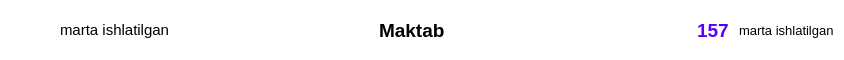
<?xml version="1.0" encoding="UTF-8"?>
<ui version="4.0">
 <class>Frame</class>
 <widget class="QFrame" name="Frame">
  <property name="geometry">
   <rect>
    <x>0</x>
    <y>0</y>
    <width>844</width>
    <height>60</height>
   </rect>
  </property>
  <property name="minimumSize">
   <size>
    <width>0</width>
    <height>60</height>
   </size>
  </property>
  <property name="maximumSize">
   <size>
    <width>16777215</width>
    <height>60</height>
   </size>
  </property>
  <property name="windowTitle">
   <string>Frame</string>
  </property>
  <property name="styleSheet">
   <string notr="true">background-color: rgb(255, 255, 255);
border-radius: 15px;</string>
  </property>
  <layout class="QHBoxLayout" name="horizontalLayout">
   <property name="spacing">
    <number>10</number>
   </property>
   <property name="leftMargin">
    <number>10</number>
   </property>
   <property name="topMargin">
    <number>10</number>
   </property>
   <property name="rightMargin">
    <number>10</number>
   </property>
   <property name="bottomMargin">
    <number>10</number>
   </property>
   <item>
    <widget class="QLabel" name="label_3">
     <property name="minimumSize">
      <size>
       <width>40</width>
       <height>40</height>
      </size>
     </property>
     <property name="maximumSize">
      <size>
       <width>40</width>
       <height>40</height>
      </size>
     </property>
     <property name="styleSheet">
      <string notr="true">border:none;</string>
     </property>
     <property name="text">
      <string/>
     </property>
     <property name="pixmap">
      <pixmap resource="../resource.qrc">:/newPrefix/images/doc.png</pixmap>
     </property>
     <property name="scaledContents">
      <bool>true</bool>
     </property>
    </widget>
   </item>
   <item>
    <widget class="QLabel" name="label_file">
     <property name="sizePolicy">
      <sizepolicy hsizetype="Expanding" vsizetype="Expanding">
       <horstretch>0</horstretch>
       <verstretch>0</verstretch>
      </sizepolicy>
     </property>
     <property name="font">
      <font>
       <pointsize>11</pointsize>
      </font>
     </property>
     <property name="text">
      <string>marta ishlatilgan</string>
     </property>
     <property name="wordWrap">
      <bool>true</bool>
     </property>
    </widget>
   </item>
   <item>
    <widget class="QLabel" name="label_word">
     <property name="sizePolicy">
      <sizepolicy hsizetype="Expanding" vsizetype="Expanding">
       <horstretch>0</horstretch>
       <verstretch>0</verstretch>
      </sizepolicy>
     </property>
     <property name="font">
      <font>
       <pointsize>14</pointsize>
       <weight>75</weight>
       <bold>true</bold>
      </font>
     </property>
     <property name="text">
      <string>Maktab</string>
     </property>
     <property name="wordWrap">
      <bool>true</bool>
     </property>
    </widget>
   </item>
   <item>
    <widget class="QLabel" name="label_word_count">
     <property name="font">
      <font>
       <pointsize>14</pointsize>
       <weight>75</weight>
       <bold>true</bold>
      </font>
     </property>
     <property name="styleSheet">
      <string notr="true">color: rgb(85, 0, 255);</string>
     </property>
     <property name="text">
      <string>157</string>
     </property>
    </widget>
   </item>
   <item>
    <widget class="QLabel" name="label_2">
     <property name="sizePolicy">
      <sizepolicy hsizetype="Preferred" vsizetype="Preferred">
       <horstretch>0</horstretch>
       <verstretch>0</verstretch>
      </sizepolicy>
     </property>
     <property name="font">
      <font>
       <pointsize>10</pointsize>
      </font>
     </property>
     <property name="text">
      <string>marta ishlatilgan</string>
     </property>
     <property name="wordWrap">
      <bool>true</bool>
     </property>
    </widget>
   </item>
  </layout>
 </widget>
 <resources>
  <include location="../resource.qrc"/>
 </resources>
 <connections/>
</ui>
